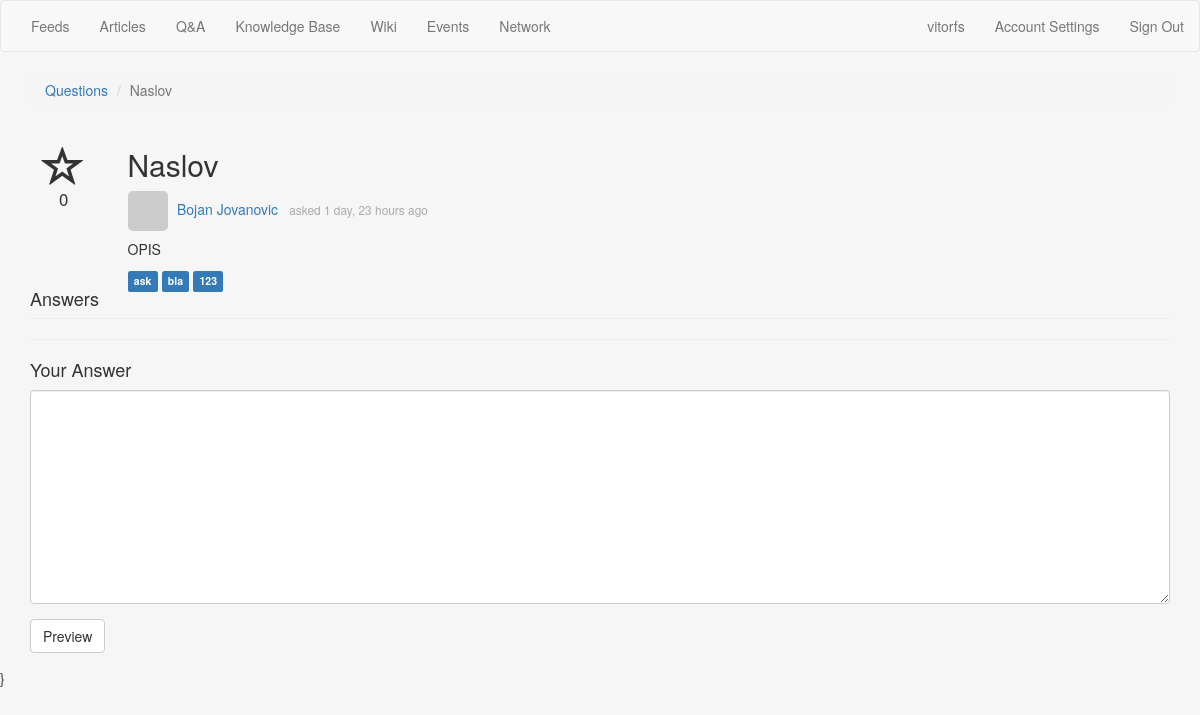
The page /questions/5/ on the database as committed earlier.
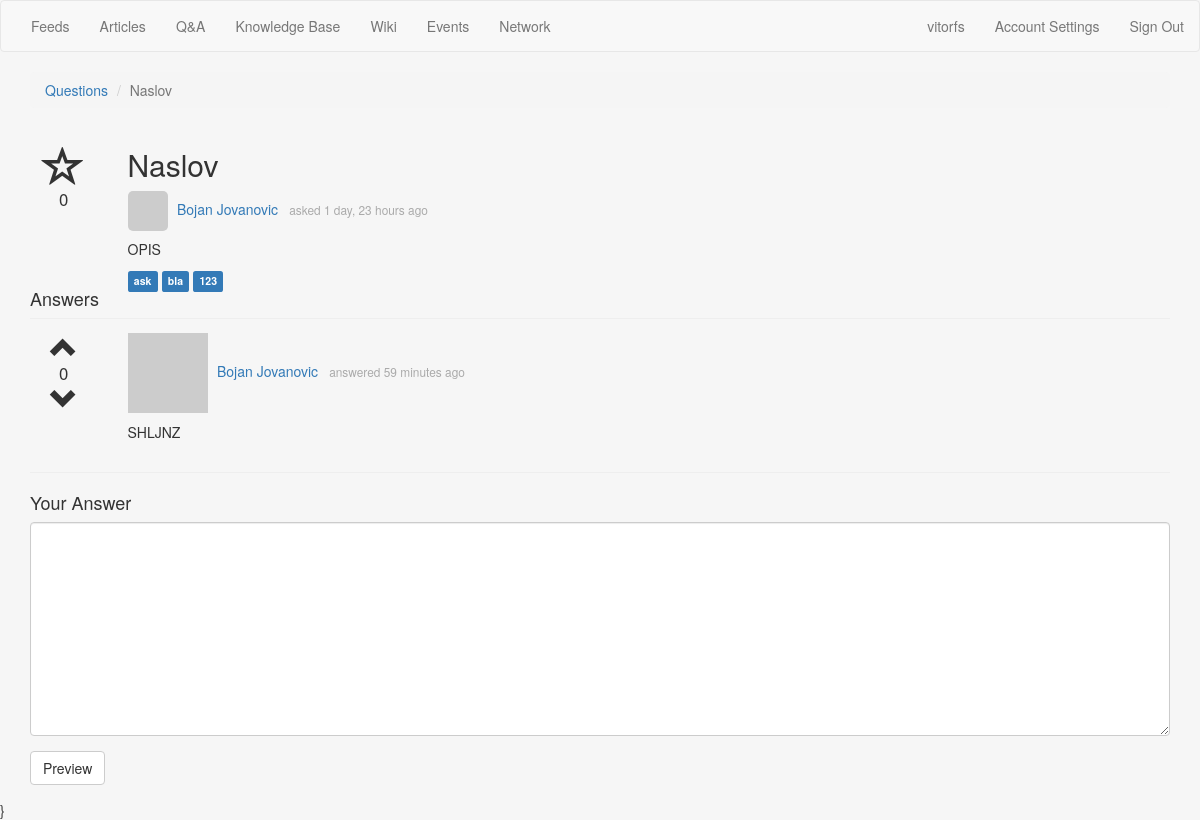
The same page on the database as committed later.
### questions/models.py (models this page shows, shortened)
class Answer(models.Model):
	user = models.ForeignKey(User)
	question = models.ForeignKey(Question)
	description = models.TextField(max_length=2000)
	create_date = models.DateTimeField(auto_now_add=True)
	update_date = models.DateTimeField(null=True, blank=True)
	votes = models.IntegerField(default=0)
	is_accepted = models.BooleanField(default=False)
	class Meta:
		verbose_name = 'Answer'
		verbose_name_plural = 'Answers'
		ordering = ('-is_accepted', 'votes', 'create_date')

### questions/views.py (the view)
# urls.py: url(r'^questions/(?P<pk>\d+)/$', question, name="question"),
def question(request, pk):
	question = Question.objects.get(pk=pk)
	form = AnswerForm(initial={'question': question})
	context = {
		'question': question,
		'form': form,
	}
	return render(request, 'questions/question.html', context)

### questions/forms.py
class AnswerForm(forms.ModelForm):
	question = forms.ModelChoiceField(widget=forms.HiddenInput(), queryset=Question.objects.all())
	description = forms.CharField(widget=forms.Textarea(attrs={'class': 'form-control'}), max_length=2000)
	class Meta:
		model = Answer
		fields = ['question', 'description']

### questions/models.py (called while the page is built)
	def get_answers(self):
		return Answer.objects.filter(question=self)

	def get_tag_list(self):
		return self.tags.split(" ")

### templates/questions/question.html (shortened to what this page needs)
{% extends 'base.html' %}
{% load staticfiles %}
{% load humanize %}
{% block head %}
  <link href="{% static 'css/questions.css' %}" rel="stylesheet">
{% endblock head %}
{% block main %}
  <ol class="breadcrumb">
    <li><a href="{% url 'questions' %}">Questions</a></li>
    <li class="active">{{ question.title }}</li>
  </ol>
  <div class="row question" question-id="{{ question.id }}">
  	<div class="col-md-1 options">
  		<span class="glyphicon glyphicon-star-empty favorite"></span>
  		<span>0</span>
  	</div>
  	<div class="col-md-11">
  		<h2>{{ question.title }}</h2>
  		<div class="question-user">
  			<a href="#"><img src="http://www.gravatar.com/avatar/07626034d73ad893cf8a63cea49a4cb6?s=256&d=http%3A%2F%2Ftrybootcamp.vitorfs.com%2Fstatic%2Fimg%2Fuser.png" class="user"></a>
  			<a href="#" class="username">{{ question.user.get_full_name }}</a>
  			<small class="asked">asked {{ question.update_date|naturaltime }}</small>
  		</div>
  		<p>{{ question.description }}</p>
  		{% if question.get_tag_list %}
  			{% for tag in question.get_tag_list %}
  				<span class="label label-primary">{{ tag }}</span>
  			{% endfor %}
  		{% endif %}
  	</div>
  </div>
  <h4 class="page-header">Answers</h4>
  <div class="answers">
    {% for answer in question.get_answers %}
      {% include 'questions/partial_answer.html' with question=question answer=answer %}
    {% endfor %}
  	<hr/>
  	<h4>Your Answer</h4>
  	<form action="{% url 'answer' %}" method="post" role="form">
  		<div class="form-group">
      {{ form.description }}
  		</div>
  		<div class="form-group">
  			<button type="submit" class="btn btn-default">Preview</button>
  		</div>
  	</form>
  </div>
{% endblock main %}

### templates/questions/partial_answer.html (shortened to what this page needs)
{% load humanize %}
<div class="row answer" anwer-id="{{ answer.id }}">
	<div class="col-md-1 options">
		<span class="glyphicon glyphicon-chevron-up vote"></span>
		<span>0</span>
		<span class="glyphicon glyphicon-chevron-down vote"></span>
	</div>
	<div class="col-md-11">
		<div class="answer-user">
			<a href="#"><img src="http://www.gravatar.com/avatar/07626034d73ad893cf8a63cea49a4cb6?s=256&d=http%3A%2F%2Ftrybootcamp.vitorfs.com%2Fstatic%2Fimg%2Fuser.png"></a>
			<a href="#" class="username">{{ answer.user.get_full_name }}</a>
			<small class="answered">answered {{ answer.create_date|naturaltime }}</small>
		</div>
		<p>{{ answer.description }}</p>
	</div>
</div>

Rows that differ between the two databases and show on the page:
added Answer: user.get_full_name "Bojan Jovanovic", create_date "59 minutes ago", description "SHLJNZ"
